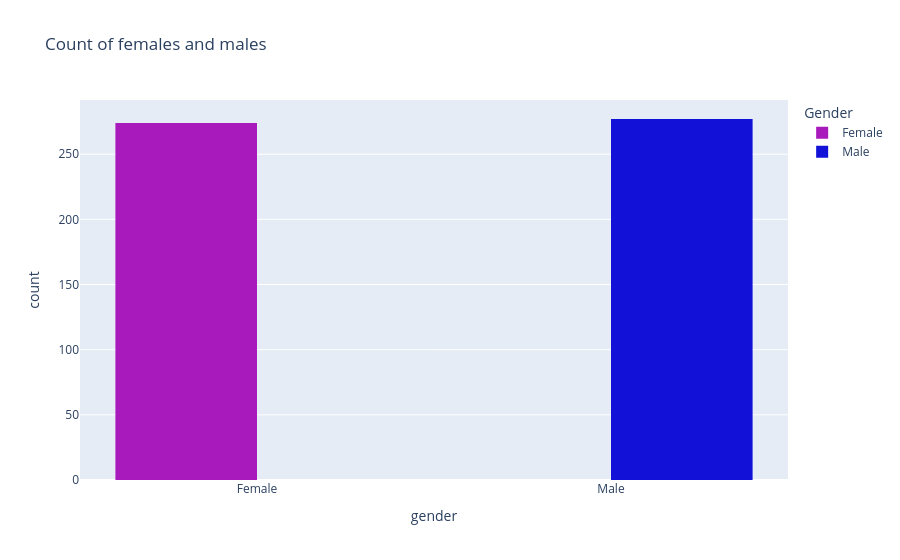

The code cell stored with this chart in its notebook:
### Markdown cell above
# EDA of speed dateers

gender repartition    
age repartition  
fields of study repartition  (field_cd)
Median SAT score for the undergraduate institution where attended (mn-sat) 
Intended career  repartition (career_c)  
race  
activities  :How interested are you in the following activities, on a scale of 1-10?

intentions for the speed dating :  
    - Importance of same race : imprace
    - Importance of same religion : imprelig
    - goal  ; what is your primary goal in participating to this event  
    - date  : In general, how frequently do you go on dates? 
    - go_out : How often do you go out (not necessarily on dates)?
    - exhappy: how happy do you expect to be with the people you meet 
during the speed-dating event?
    - expnum : Out of the 20 people you will meet, how many do you expect will be interested in dating you? 
    - importance of the following attributes in a potential date (attr1_1 ... )
    - What do you think the opposite sex looks for in a date? (attr2_1 .. )
    -

### Code cell
# gender repartition :
print(perso_df['gender'].value_counts())

color_map = {'Female': "#A81ABB", 'Male': "#1111d8"}  # Replace these with your desired colors
fig = px.histogram(perso_df, x= 'gender', 
                   color= 'gender',
                   barmode="group", 
                   color_discrete_map=color_map,
                   title=f"Count of females and males" )
fig.update_layout(legend_title_text='Gender')

### Figure 1 — Plotly figure (JSON) as saved in the notebook; plotly's stock layout.template omitted (floating-point values rounded to 4 significant figures; data arrays with more than 128 entries replaced by an {"elided": "..."} marker saying what was removed)
{"data": [{"alignmentgroup": "True", "bingroup": "x", "hovertemplate": "gender=%{x}<br>count=%{y}<extra></extra>", "legendgroup": "Female", "marker": {"color": "#A81ABB", "pattern": {"shape": ""}}, "name": "Female", "offsetgroup": "Female", "orientation": "v", "showlegend": true, "type": "histogram", "x": {"elided": "274 str values"}, "xaxis": "x", "yaxis": "y"}, {"alignmentgroup": "True", "bingroup": "x", "hovertemplate": "gender=%{x}<br>count=%{y}<extra></extra>", "legendgroup": "Male", "marker": {"color": "#1111d8", "pattern": {"shape": ""}}, "name": "Male", "offsetgroup": "Male", "orientation": "v", "showlegend": true, "type": "histogram", "x": {"elided": "277 str values"}, "xaxis": "x", "yaxis": "y"}], "layout": {"barmode": "group", "legend": {"title": {"text": "Gender"}, "tracegroupgap": 0}, "title": {"text": "Count of females and males"}, "xaxis": {"anchor": "y", "categoryarray": ["Female", "Male"], "categoryorder": "array", "domain": [0, 1], "title": {"text": "gender"}}, "yaxis": {"anchor": "x", "domain": [0, 1], "title": {"text": "count"}}}}
